Frame 1 (no input): blank canvas, image omitted
Frame 60 (no input): blank canvas, image omitted
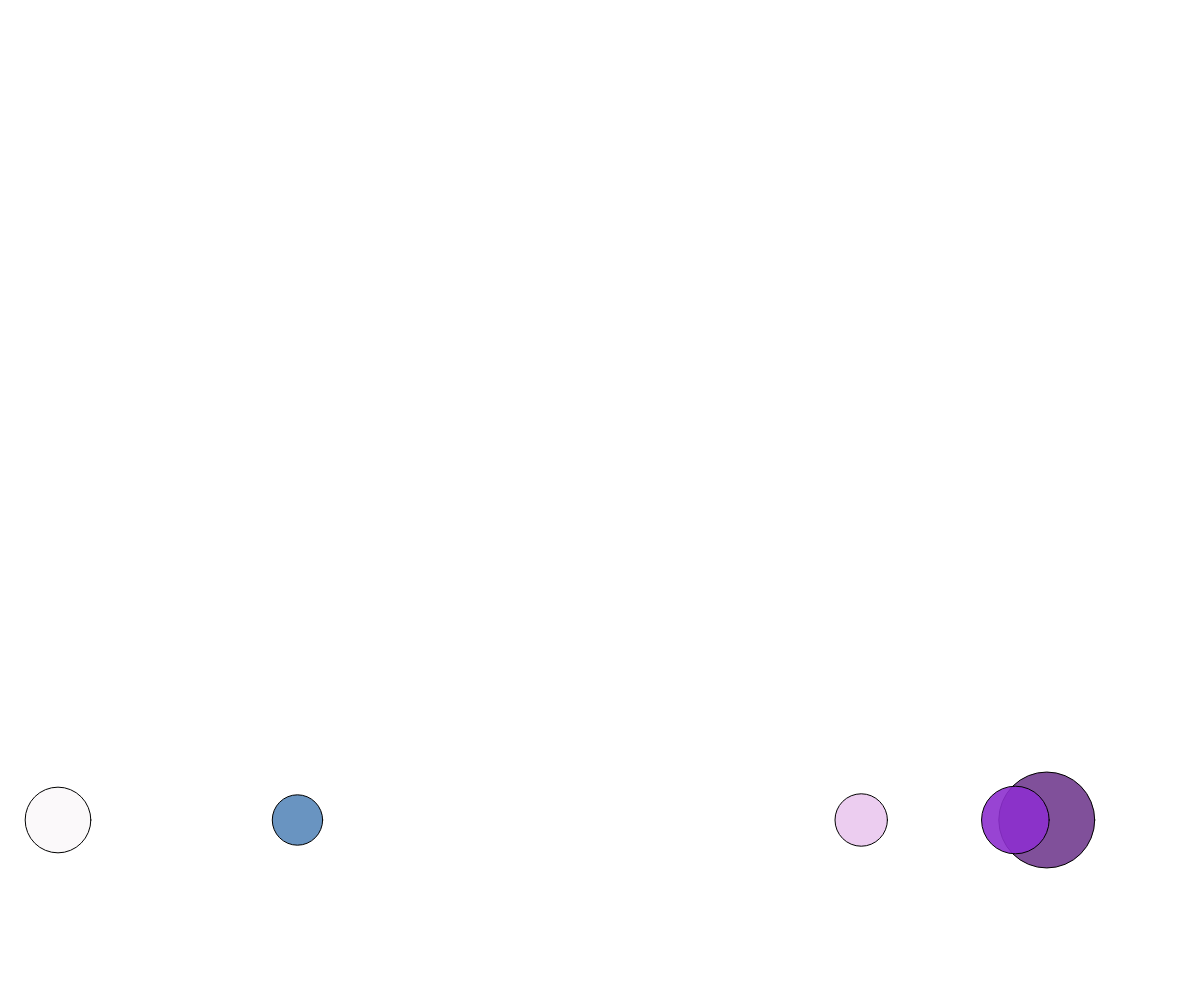
Frame 120 (the mouse pressed at the canvas centre since frame 60)

The p5.js sketch whose frames 1 and 60 were blank and that drew this single picture after the mouse press (run headless with seeded random() and noise() and a simulated clock; from frame 60 on, the mouse is pressed at the canvas centre):

// p5.js sketch
// ── sketch.js
// Bubble Demo
// George Williams
// October 4, 2021
//
// Extra for Experts:
// - describe what you did to take this project "above and beyond"

let theBubbles = [];
// let bubble;

function setup() {
  createCanvas(windowWidth, windowHeight);

  
}

function draw() {
  background("white");

  bubbleUp();
  displayBubble();
}

function mousePressed() {
  for (let i = 0; i < 5; i ++) {
  spawnBubble();
  }
}


function spawnBubble(){
  let bubble = {
    x: random(width),
    y: height,
    radius: random(20,50),
    dx: 0,
    dy: -3,
    theColor: color(random(255), random(255), random(255), random(255)),
  };
  theBubbles.push(bubble);
}

function bubbleUp() {
  for (let bubble of theBubbles) {
    bubble.y += bubble.dy;
  
    // jitter sideways
    bubble.x += random(+5, -5);
  }
}

function displayBubble() {
  for (let bubble of theBubbles){
    noStroke;
    fill(bubble.theColor);
    circle(bubble.x, bubble.y, bubble.radius*2);

  }
}
